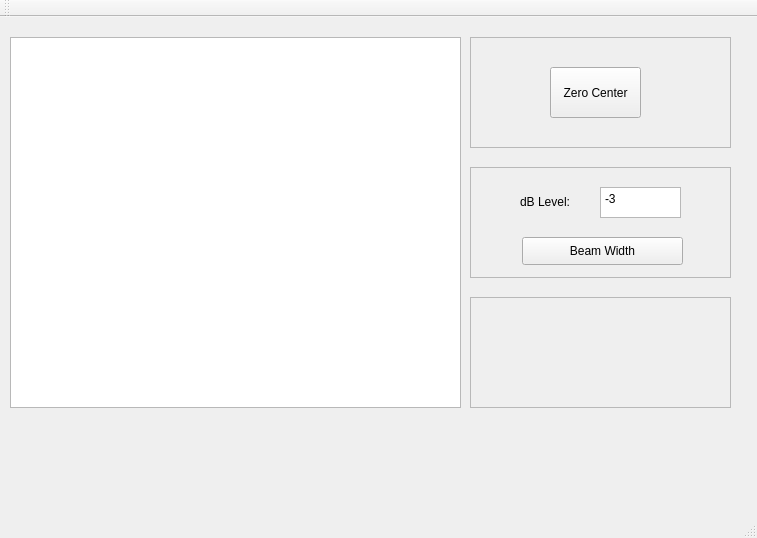
<?xml version="1.0" encoding="UTF-8"?>
<ui version="4.0">
 <class>MainWindow</class>
 <widget class="QMainWindow" name="MainWindow">
  <property name="geometry">
   <rect>
    <x>0</x>
    <y>0</y>
    <width>757</width>
    <height>538</height>
   </rect>
  </property>
  <property name="windowTitle">
   <string>MainWindow</string>
  </property>
  <widget class="QWidget" name="centralWidget">
   <widget class="QFrame" name="frame">
    <property name="geometry">
     <rect>
      <x>470</x>
      <y>20</y>
      <width>261</width>
      <height>111</height>
     </rect>
    </property>
    <property name="frameShape">
     <enum>QFrame::StyledPanel</enum>
    </property>
    <property name="frameShadow">
     <enum>QFrame::Raised</enum>
    </property>
    <widget class="QPushButton" name="zero_center">
     <property name="geometry">
      <rect>
       <x>80</x>
       <y>30</y>
       <width>91</width>
       <height>51</height>
      </rect>
     </property>
     <property name="text">
      <string>Zero Center</string>
     </property>
    </widget>
   </widget>
   <widget class="QFrame" name="frame_2">
    <property name="geometry">
     <rect>
      <x>470</x>
      <y>150</y>
      <width>261</width>
      <height>111</height>
     </rect>
    </property>
    <property name="frameShape">
     <enum>QFrame::StyledPanel</enum>
    </property>
    <property name="frameShadow">
     <enum>QFrame::Raised</enum>
    </property>
    <widget class="QPlainTextEdit" name="plainTextEdit">
     <property name="geometry">
      <rect>
       <x>130</x>
       <y>20</y>
       <width>81</width>
       <height>31</height>
      </rect>
     </property>
     <property name="plainText">
      <string>-3</string>
     </property>
    </widget>
    <widget class="QLabel" name="label">
     <property name="geometry">
      <rect>
       <x>50</x>
       <y>19</y>
       <width>62</width>
       <height>31</height>
      </rect>
     </property>
     <property name="text">
      <string>dB Level:</string>
     </property>
    </widget>
    <widget class="QPushButton" name="fwhm_btn">
     <property name="geometry">
      <rect>
       <x>52</x>
       <y>70</y>
       <width>161</width>
       <height>28</height>
      </rect>
     </property>
     <property name="text">
      <string>Beam Width</string>
     </property>
    </widget>
   </widget>
   <widget class="QFrame" name="frame_3">
    <property name="geometry">
     <rect>
      <x>470</x>
      <y>280</y>
      <width>261</width>
      <height>111</height>
     </rect>
    </property>
    <property name="frameShape">
     <enum>QFrame::StyledPanel</enum>
    </property>
    <property name="frameShadow">
     <enum>QFrame::Raised</enum>
    </property>
   </widget>
   <widget class="QTableWidget" name="tableChart">
    <property name="geometry">
     <rect>
      <x>10</x>
      <y>20</y>
      <width>451</width>
      <height>371</height>
     </rect>
    </property>
    <property name="showGrid">
     <bool>false</bool>
    </property>
    <property name="gridStyle">
     <enum>Qt::DashDotDotLine</enum>
    </property>
    <property name="wordWrap">
     <bool>false</bool>
    </property>
    <property name="cornerButtonEnabled">
     <bool>false</bool>
    </property>
   </widget>
  </widget>
  <widget class="QMenuBar" name="menuBar">
   <property name="geometry">
    <rect>
     <x>0</x>
     <y>0</y>
     <width>757</width>
     <height>25</height>
    </rect>
   </property>
  </widget>
  <widget class="QToolBar" name="mainToolBar">
   <attribute name="toolBarArea">
    <enum>TopToolBarArea</enum>
   </attribute>
   <attribute name="toolBarBreak">
    <bool>false</bool>
   </attribute>
  </widget>
  <widget class="QStatusBar" name="statusBar"/>
 </widget>
 <layoutdefault spacing="6" margin="11"/>
 <resources/>
 <connections/>
</ui>
